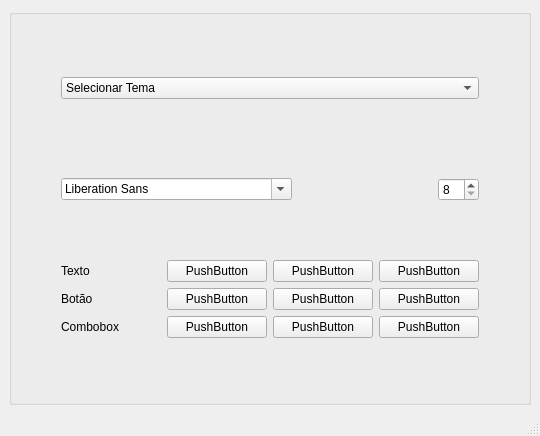
<?xml version="1.0" encoding="UTF-8"?>
<ui version="4.0">
 <class>MainWindow</class>
 <widget class="QMainWindow" name="MainWindow">
  <property name="geometry">
   <rect>
    <x>0</x>
    <y>0</y>
    <width>540</width>
    <height>436</height>
   </rect>
  </property>
  <property name="windowTitle">
   <string/>
  </property>
  <widget class="QWidget" name="centralwidget">
   <layout class="QGridLayout" name="gridLayout">
    <item row="0" column="0">
     <widget class="QGroupBox" name="groupBox">
      <property name="title">
       <string/>
      </property>
      <layout class="QHBoxLayout" name="horizontalLayout">
       <item>
        <spacer name="horizontalSpacer">
         <property name="orientation">
          <enum>Qt::Horizontal</enum>
         </property>
         <property name="sizeType">
          <enum>QSizePolicy::Preferred</enum>
         </property>
         <property name="sizeHint" stdset="0">
          <size>
           <width>40</width>
           <height>20</height>
          </size>
         </property>
        </spacer>
       </item>
       <item>
        <layout class="QVBoxLayout" name="verticalLayout">
         <item>
          <widget class="QComboBox" name="comboBox">
           <item>
            <property name="text">
             <string>Selecionar Tema</string>
            </property>
           </item>
          </widget>
         </item>
         <item>
          <spacer name="verticalSpacer">
           <property name="orientation">
            <enum>Qt::Vertical</enum>
           </property>
           <property name="sizeType">
            <enum>QSizePolicy::Preferred</enum>
           </property>
           <property name="sizeHint" stdset="0">
            <size>
             <width>20</width>
             <height>20</height>
            </size>
           </property>
          </spacer>
         </item>
         <item>
          <layout class="QHBoxLayout" name="horizontalLayout_2">
           <item>
            <widget class="QFontComboBox" name="fontComboBox"/>
           </item>
           <item alignment="Qt::AlignRight">
            <widget class="QSpinBox" name="spinBox">
             <property name="minimum">
              <number>8</number>
             </property>
             <property name="value">
              <number>8</number>
             </property>
            </widget>
           </item>
          </layout>
         </item>
         <item>
          <layout class="QHBoxLayout" name="horizontalLayout_3">
           <item>
            <layout class="QVBoxLayout" name="verticalLayout_2">
             <item>
              <widget class="QLabel" name="label">
               <property name="text">
                <string>Texto</string>
               </property>
              </widget>
             </item>
             <item>
              <widget class="QLabel" name="label_2">
               <property name="text">
                <string>Botão</string>
               </property>
              </widget>
             </item>
             <item>
              <widget class="QLabel" name="label_3">
               <property name="text">
                <string>Combobox</string>
               </property>
              </widget>
             </item>
            </layout>
           </item>
           <item>
            <layout class="QVBoxLayout" name="verticalLayout_5">
             <item>
              <widget class="QPushButton" name="pushButton_7">
               <property name="text">
                <string>PushButton</string>
               </property>
              </widget>
             </item>
             <item>
              <widget class="QPushButton" name="pushButton_8">
               <property name="text">
                <string>PushButton</string>
               </property>
              </widget>
             </item>
             <item>
              <widget class="QPushButton" name="pushButton_9">
               <property name="text">
                <string>PushButton</string>
               </property>
              </widget>
             </item>
            </layout>
           </item>
           <item>
            <layout class="QVBoxLayout" name="verticalLayout_4">
             <item>
              <widget class="QPushButton" name="pushButton_4">
               <property name="text">
                <string>PushButton</string>
               </property>
              </widget>
             </item>
             <item>
              <widget class="QPushButton" name="pushButton_5">
               <property name="text">
                <string>PushButton</string>
               </property>
              </widget>
             </item>
             <item>
              <widget class="QPushButton" name="pushButton_6">
               <property name="text">
                <string>PushButton</string>
               </property>
              </widget>
             </item>
            </layout>
           </item>
           <item>
            <layout class="QVBoxLayout" name="verticalLayout_3">
             <item>
              <widget class="QPushButton" name="pushButton">
               <property name="text">
                <string>PushButton</string>
               </property>
              </widget>
             </item>
             <item>
              <widget class="QPushButton" name="pushButton_2">
               <property name="text">
                <string>PushButton</string>
               </property>
              </widget>
             </item>
             <item>
              <widget class="QPushButton" name="pushButton_3">
               <property name="text">
                <string>PushButton</string>
               </property>
              </widget>
             </item>
            </layout>
           </item>
          </layout>
         </item>
        </layout>
       </item>
       <item>
        <spacer name="horizontalSpacer_2">
         <property name="orientation">
          <enum>Qt::Horizontal</enum>
         </property>
         <property name="sizeType">
          <enum>QSizePolicy::Preferred</enum>
         </property>
         <property name="sizeHint" stdset="0">
          <size>
           <width>40</width>
           <height>20</height>
          </size>
         </property>
        </spacer>
       </item>
      </layout>
     </widget>
    </item>
   </layout>
  </widget>
  <widget class="QStatusBar" name="statusbar"/>
 </widget>
 <resources/>
 <connections/>
</ui>
